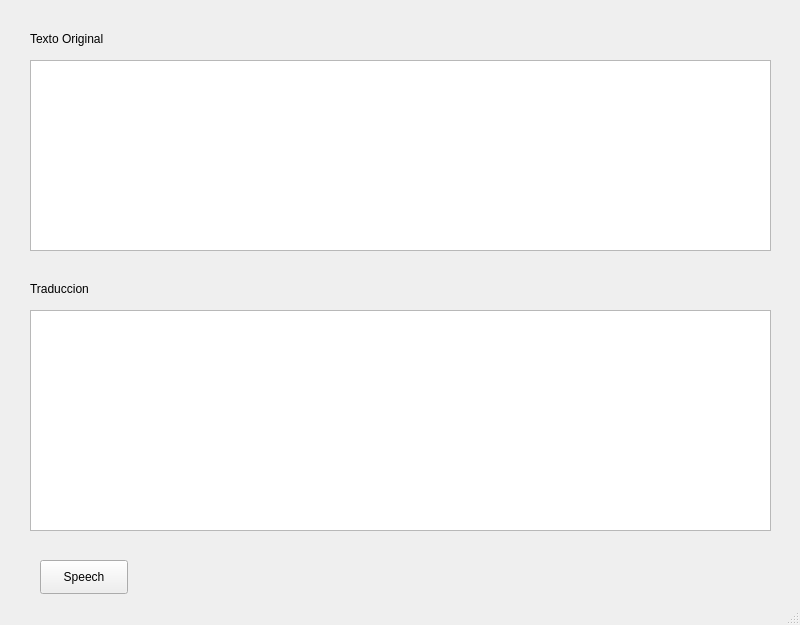
<?xml version="1.0" encoding="UTF-8"?>
<ui version="4.0">
 <class>mainWindow</class>
 <widget class="QMainWindow" name="mainWindow">
  <property name="geometry">
   <rect>
    <x>0</x>
    <y>0</y>
    <width>800</width>
    <height>625</height>
   </rect>
  </property>
  <property name="windowTitle">
   <string>Transelection</string>
  </property>
  <widget class="QWidget" name="centralwidget">
   <widget class="QTextEdit" name="textEdit">
    <property name="geometry">
     <rect>
      <x>30</x>
      <y>60</y>
      <width>741</width>
      <height>191</height>
     </rect>
    </property>
   </widget>
   <widget class="QTextEdit" name="textEdit_2">
    <property name="geometry">
     <rect>
      <x>30</x>
      <y>310</y>
      <width>741</width>
      <height>221</height>
     </rect>
    </property>
   </widget>
   <widget class="QLabel" name="label">
    <property name="geometry">
     <rect>
      <x>30</x>
      <y>30</y>
      <width>121</width>
      <height>18</height>
     </rect>
    </property>
    <property name="text">
     <string>Texto Original</string>
    </property>
   </widget>
   <widget class="QLabel" name="label_2">
    <property name="geometry">
     <rect>
      <x>30</x>
      <y>280</y>
      <width>121</width>
      <height>18</height>
     </rect>
    </property>
    <property name="text">
     <string>Traduccion</string>
    </property>
   </widget>
   <widget class="QPushButton" name="pushButton">
    <property name="geometry">
     <rect>
      <x>40</x>
      <y>560</y>
      <width>88</width>
      <height>34</height>
     </rect>
    </property>
    <property name="text">
     <string>Speech</string>
    </property>
   </widget>
  </widget>
  <widget class="QStatusBar" name="statusbar"/>
 </widget>
 <resources/>
 <connections/>
</ui>
